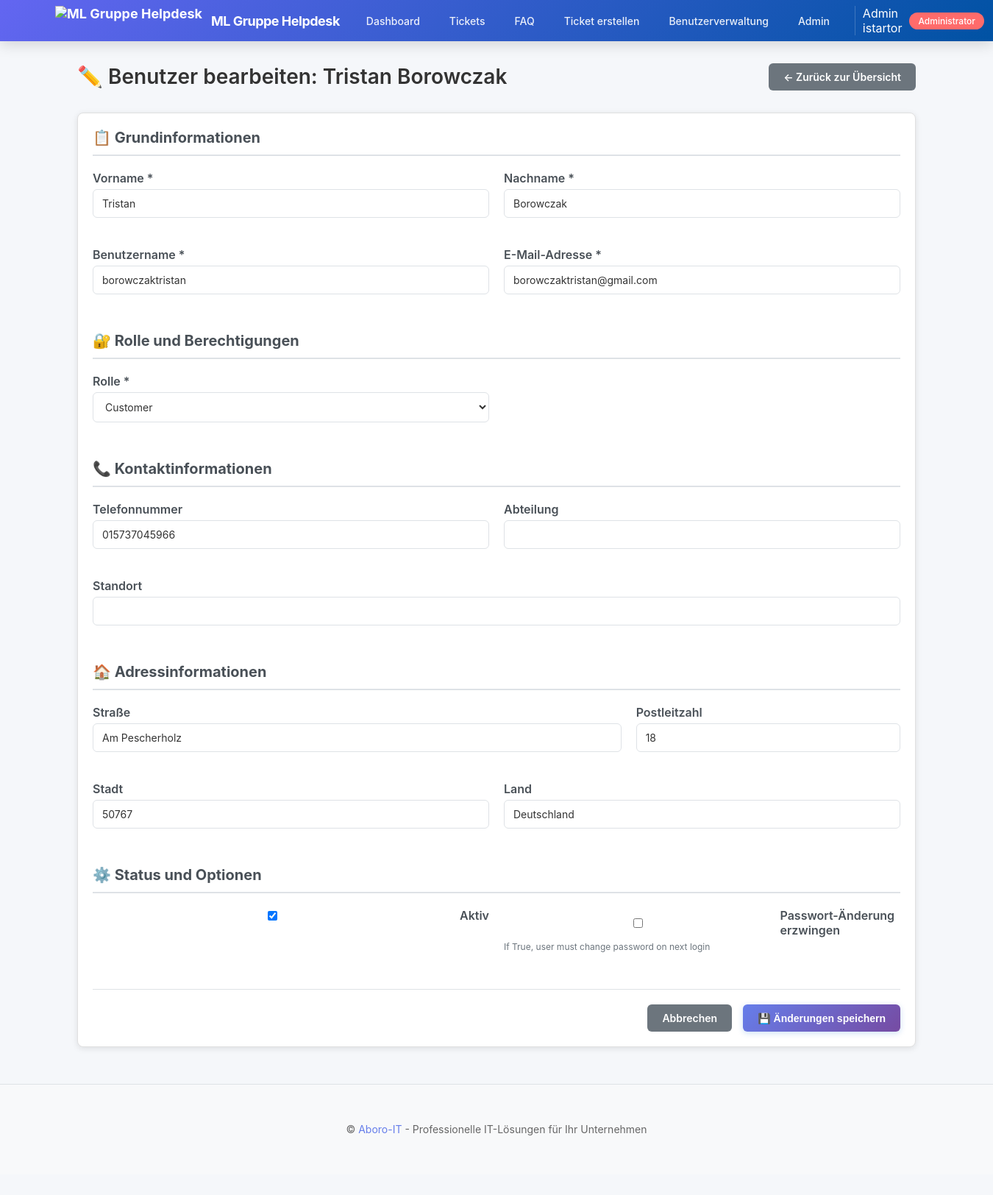
Screenshot of /auth/users/2/edit/ (signed in) with the database file from the repository.
### apps/accounts/models.py (models this page shows, shortened)
class User(AbstractBaseUser, PermissionsMixin):
    ROLE_CHOICES = [
        ('admin', _('Administrator')),
        ('support_agent', _('Support Agent')),
        ('customer', _('Customer')),
    ]
    SUPPORT_LEVEL_CHOICES = [
        (1, _('Level 1 - Basic Support')),
        (2, _('Level 2 - Technical Support')),
        (3, _('Level 3 - Expert Support')),
        (4, _('Level 4 - Senior Expert / Team Lead')),
    ]
    username = models.CharField(_('username'), max_length=80, unique=True, db_index=True)
    email = models.EmailField(_('email address'), max_length=120, unique=True, db_index=True)
    first_name = models.CharField(_('first name'), max_length=100)
    last_name = models.CharField(_('last name'), max_length=100)
    role = models.CharField(_('role'), max_length=20, choices=ROLE_CHOICES,
                          default='customer', db_index=True)
    support_level = models.IntegerField(_('support level'), choices=SUPPORT_LEVEL_CHOICES,
                                       null=True, blank=True,
                                       help_text=_('Support level for agents (1-3). Only applicable for support_agent role.'))
    microsoft_id = models.CharField(_('Microsoft ID'), max_length=100,
                                   unique=True, null=True, blank=True)
    microsoft_token = models.TextField(_('Microsoft Token'), null=True, blank=True)
    phone = models.CharField(_('phone'), max_length=20, blank=True, null=True)
    department = models.CharField(_('department'), max_length=100, blank=True, null=True)
    location = models.CharField(_('location'), max_length=100, blank=True, null=True)
    street = models.CharField(_('street'), max_length=200, blank=True, null=True)
    postal_code = models.CharField(_('postal code'), max_length=10, blank=True, null=True)
    city = models.CharField(_('city'), max_length=100, blank=True, null=True)
    country = models.CharField(_('country'), max_length=100, blank=True, null=True, default='Deutschland')
    is_active = models.BooleanField(_('active'), default=True, db_index=True)
    is_staff = models.BooleanField(_('staff status'), default=False)
    email_verified = models.BooleanField(_('email verified'), default=False)
    force_password_change = models.BooleanField(_('force password change on next login'),
                                               default=False,
                                               help_text=_('If True, user must change password on next login'))
    last_login = models.DateTimeField(_('last login'), null=True, blank=True)
    last_activity = models.DateTimeField(_('last activity'), null=True, blank=True,
                                        help_text=_('Last time user was active (for online status)'))
    created_at = models.DateTimeField(_('created at'), default=timezone.now, db_index=True)
    updated_at = models.DateTimeField(_('updated at'), auto_now=True)
    objects = UserManager()
    USERNAME_FIELD = 'email'
    REQUIRED_FIELDS = ['username', 'first_name', 'last_name']
    class Meta:
        verbose_name = _('user')
        verbose_name_plural = _('users')
        ordering = ['-created_at']
    @property
    def full_name(self):
        return f"{self.first_name} {self.last_name}"
    def update_activity(self):
        self.last_activity = timezone.now()
        self.save(update_fields=['last_activity'])

### apps/accounts/user_management_views.py (the view)
# urls.py: path('users/<int:user_id>/edit/', user_management_views.user_edit, name='user_edit'),
@login_required
def user_edit(request, user_id):
    target_user = get_object_or_404(User, id=user_id)
    if not can_edit_user(request.user, target_user):
        return HttpResponseForbidden('Sie haben keine Berechtigung diesen Benutzer zu bearbeiten.')
    if request.method == 'POST':
        form = UserEditForm(request.POST, instance=target_user, current_user=request.user)
        if form.is_valid():
            user = form.save()
            messages.success(request, f'Benutzer "{user.full_name}" wurde erfolgreich aktualisiert.')
            return redirect('accounts:user_list')
    else:
        form = UserEditForm(instance=target_user, current_user=request.user)
    context = {
        'form': form,
        'action': 'edit',
        'target_user': target_user,
    }
    return render(request, 'accounts/user_management/user_form.html', context)

### templates/accounts/user_management/user_form.html (shortened to what this page needs)
{% extends 'base.html' %}
{% block content %}
<div style="display: flex; justify-content: space-between; align-items: center; margin-bottom: 30px;">
    <h1 style="font-size: 28px; font-weight: 600; margin: 0;">
        {% if action == 'create' %}
        👤 Neuen Benutzer erstellen
        {% else %}
        ✏️ Benutzer bearbeiten: {{ target_user.full_name }}
        {% endif %}
    </h1>
    <a href="{% url 'accounts:user_list' %}" class="btn btn-secondary">
        ← Zurück zur Übersicht
    </a>
</div>
<div class="card">
    <form method="post">
        <div style="margin-bottom: 30px;">
            <h3 style="color: #495057; border-bottom: 2px solid #dee2e6; padding-bottom: 10px; margin-bottom: 20px;">
                📋 Grundinformationen
            </h3>
            <div style="display: grid; grid-template-columns: repeat(2, 1fr); gap: 20px;">
                <div class="form-group">
                    <label for="{{ form.first_name.id_for_label }}" style="font-weight: 600; color: #495057; margin-bottom: 5px; display: block;">
                        {{ form.first_name.label }} *
                    </label>
                    {{ form.first_name }}
                </div>
                <div class="form-group">
                    <label for="{{ form.last_name.id_for_label }}" style="font-weight: 600; color: #495057; margin-bottom: 5px; display: block;">
                        {{ form.last_name.label }} *
                    </label>
                    {{ form.last_name }}
                </div>
                <div class="form-group">
                    <label for="{{ form.username.id_for_label }}" style="font-weight: 600; color: #495057; margin-bottom: 5px; display: block;">
                        {{ form.username.label }} *
                    </label>
                    {{ form.username }}
                </div>
                <div class="form-group">
                    <label for="{{ form.email.id_for_label }}" style="font-weight: 600; color: #495057; margin-bottom: 5px; display: block;">
                        {{ form.email.label }} *
                    </label>
                    {{ form.email }}
                </div>
            </div>
        </div>
        <div style="margin-bottom: 30px;">
            <h3 style="color: #495057; border-bottom: 2px solid #dee2e6; padding-bottom: 10px; margin-bottom: 20px;">
                🔐 Rolle und Berechtigungen
            </h3>
            <div style="display: grid; grid-template-columns: repeat(2, 1fr); gap: 20px;">
                <div class="form-group">
                    <label for="{{ form.role.id_for_label }}" style="font-weight: 600; color: #495057; margin-bottom: 5px; display: block;">
                        {{ form.role.label }} *
                    </label>
                    {{ form.role }}
                </div>
            </div>
        </div>
        <div style="margin-bottom: 30px;">
            <h3 style="color: #495057; border-bottom: 2px solid #dee2e6; padding-bottom: 10px; margin-bottom: 20px;">
                📞 Kontaktinformationen
            </h3>
            <div style="display: grid; grid-template-columns: repeat(2, 1fr); gap: 20px;">
                <div class="form-group">
                    <label for="{{ form.phone.id_for_label }}" style="font-weight: 600; color: #495057; margin-bottom: 5px; display: block;">
                        {{ form.phone.label }}
                    </label>
                    {{ form.phone }}
                </div>
                <div class="form-group">
                    <label for="{{ form.department.id_for_label }}" style="font-weight: 600; color: #495057; margin-bottom: 5px; display: block;">
                        {{ form.department.label }}
                    </label>
                    {{ form.department }}
                </div>
                <div class="form-group" style="grid-column: 1 / -1;">
                    <label for="{{ form.location.id_for_label }}" style="font-weight: 600; color: #495057; margin-bottom: 5px; display: block;">
                        {{ form.location.label }}
                    </label>
                    {{ form.location }}
                </div>
            </div>
        </div>
        <div style="margin-bottom: 30px;">
            <h3 style="color: #495057; border-bottom: 2px solid #dee2e6; padding-bottom: 10px; margin-bottom: 20px;">
                🏠 Adressinformationen
            </h3>
            <div style="display: grid; grid-template-columns: 2fr 1fr; gap: 20px; margin-bottom: 20px;">
                <div class="form-group">
                    <label for="{{ form.street.id_for_label }}" style="font-weight: 600; color: #495057; margin-bottom: 5px; display: block;">
                        {{ form.street.label }}
                    </label>
                    {{ form.street }}
                </div>
                <div class="form-group">
                    <label for="{{ form.postal_code.id_for_label }}" style="font-weight: 600; color: #495057; margin-bottom: 5px; display: block;">
                        {{ form.postal_code.label }}
                    </label>
                    {{ form.postal_code }}
                </div>
            </div>
            <div style="display: grid; grid-template-columns: repeat(2, 1fr); gap: 20px;">
                <div class="form-group">
                    <label for="{{ form.city.id_for_label }}" style="font-weight: 600; color: #495057; margin-bottom: 5px; display: block;">
                        {{ form.city.label }}
                    </label>
                    {{ form.city }}
                </div>
                <div class="form-group">
                    <label for="{{ form.country.id_for_label }}" style="font-weight: 600; color: #495057; margin-bottom: 5px; display: block;">
                        {{ form.country.label }}
                    </label>
                    {{ form.country }}
                </div>
            </div>
        </div>
        {% if action == 'edit' %}
        <div style="margin-bottom: 30px;">
            <h3 style="color: #495057; border-bottom: 2px solid #dee2e6; padding-bottom: 10px; margin-bottom: 20px;">
                ⚙️ Status und Optionen
            </h3>
            <div style="display: grid; grid-template-columns: repeat(2, 1fr); gap: 20px;">
                <div class="form-group">
                    <div style="display: flex; align-items: center; gap: 10px;">
                        {{ form.is_active }}
                        <label for="{{ form.is_active.id_for_label }}" style="margin: 0; cursor: pointer; font-weight: 600; color: #495057;">
                            {{ form.is_active.label }}
                        </label>
                    </div>
                </div>
                <div class="form-group">
                    <div style="display: flex; align-items: center; gap: 10px;">
                        {{ form.force_password_change }}
                        <label for="{{ form.force_password_change.id_for_label }}" style="margin: 0; cursor: pointer; font-weight: 600; color: #495057;">
                            {{ form.force_password_change.label }}
                        </label>
                    </div>
                    {% if form.force_password_change.help_text %}
                    <small style="color: #6c757d; font-size: 12px; display: block; margin-top: 5px;">{{ form.force_password_change.help_text }}</small>
                    {% endif %}
                </div>
            </div>
        </div>
        {% endif %}
        <div style="border-top: 1px solid #dee2e6; padding-top: 20px; display: flex; gap: 15px; justify-content: flex-end;">
            <a href="{% url 'accounts:user_list' %}" class="btn btn-secondary">
                Abbrechen
            </a>
            <button type="submit" class="btn btn-primary">
                {% if action == 'create' %}
                👤 Benutzer erstellen
                {% else %}
                💾 Änderungen speichern
                {% endif %}
            </button>
        </div>
    </form>
</div>
{% endblock %}

### templates/base.html (shortened to what this page needs)
{% load static %}<!DOCTYPE html>
<html lang="de">
<head>
    <link rel="stylesheet" href="{% static 'css/theme.css' %}">
</head>
<body>
    <nav class="navbar">
        <div class="navbar-container">
            <div class="navbar-brand">
                {% if admin_logo_url %}
                <img src="{{ admin_logo_url }}" alt="{{ app_name }}" class="navbar-brand-logo">
                {% elif logo_url %}
                <img src="{{ logo_url }}" alt="{{ app_name }}" class="navbar-brand-logo">
                {% endif %}
                <span class="navbar-brand-text">{{ app_name }}</span>
            </div>
            <div class="navbar-menu">
                {% if user.is_authenticated %}
                <a href="{% url 'main:dashboard' %}">Dashboard</a>
                <a href="{% url 'tickets:list' %}">Tickets</a>
                <a href="{% url 'knowledge:list' %}">FAQ</a>
                {% if user.role == 'admin' %}
                <a href="{% url 'tickets:create' %}">Ticket erstellen</a>
                <a href="{% url 'accounts:user_list' %}">Benutzerverwaltung</a>
                <a href="/admin/">Admin</a>
                {% elif user.role == 'support_agent' and user.support_level == 4 %}
                <a href="{% url 'accounts:user_list' %}">Benutzer/Kundenverwaltung</a>
                {% elif user.role == 'support_agent' %}
                <a href="{% url 'accounts:user_list' %}">Kundenverwaltung</a>
                {% endif %}
                {% else %}
                <a href="{% url 'accounts:login' %}">Login</a>
                <a href="{% url 'accounts:register' %}">Registrieren</a>
                {% endif %}
                {% if user.is_authenticated %}
                <div class="user-info">
                    <span>{{ user.full_name }}</span>
                    <span class="role-badge {{ user.role }}">
                        {% if user.role == 'admin' %}Administrator{% endif %}
                    </span>
                    <form method="post" action="{% url 'accounts:logout' %}" style="display: flex; align-items: center; height: 100%; margin: 0;">
                        <button type="submit" style="background: none; border: none; color: white; cursor: pointer; padding: 8px 12px; border-radius: 5px; transition: background 0.3s; font-size: 14px; display: flex; align-items: center; height: 100%;">Logout</button>
                    </form>
                </div>
                {% endif %}
            </div>
        </div>
    </nav>
    <div class="container">
        {% block content %}{% endblock %}
    </div>
    <footer style="margin-top: 50px; padding: 20px 0; border-top: 1px solid #dee2e6; background: #f8f9fa; text-align: center; color: #868e96; font-size: 14px;">
        <div class="container">
            <p style="margin: 0;">
                © {{ "now"|date:"Y" }} <a href="https://aboro-it.net" target="_blank" style="color: #667eea; text-decoration: none;">Aboro-IT</a>
                - Professionelle IT-Lösungen für Ihr Unternehmen
            </p>
        </div>
    </footer>
</body>
</html>

### rows the page displays
User: full_name "Admin istartor"
User: full_name "Tristan Borowczak", first_name "Tristan", last_name "Borowczak", username "borowczaktristan", email "borowczaktristan@gmail.com", role "Customer", phone "015737045966", street "Am Pescherholz", postal_code "18", city "50767", country "Deutschland", is_active "☑"

### other values shown
{{ app_name }} "ML Gruppe Helpdesk"
